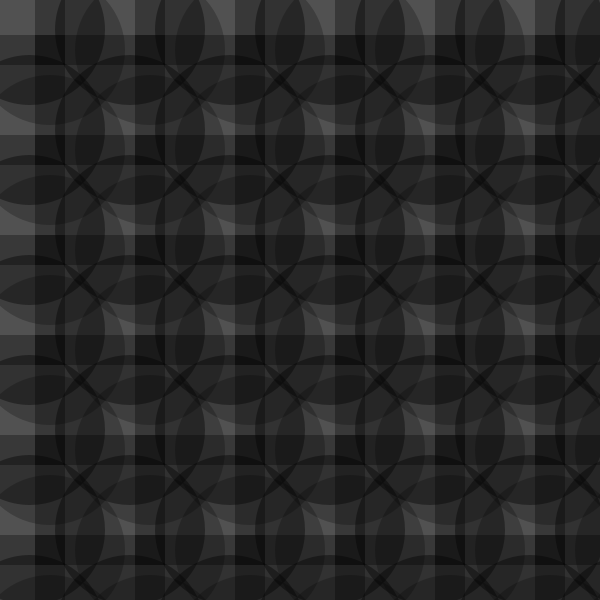
Frame 1 (no input)
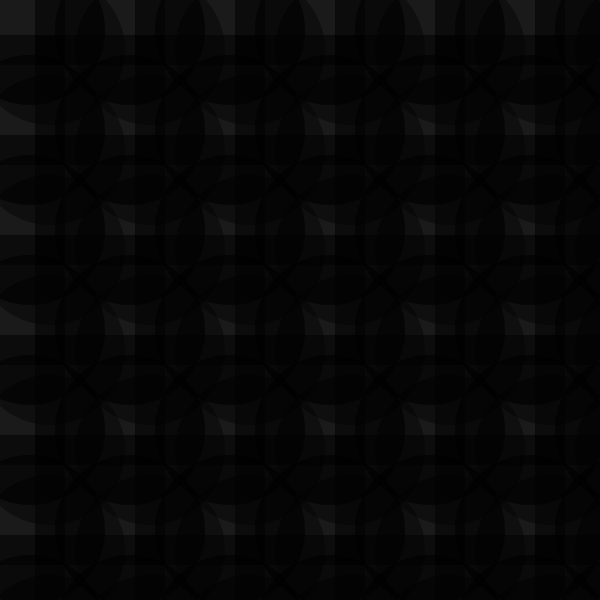
Frame 2 (the mouse pressed at the canvas centre, redrawn once)

The Processing sketch that drew these frames (run headless with seeded random() and noise(); the mouse was pressed at the canvas centre and the sketch redrawn once):

// Processing sketch: processing_10045
// ── processing_10045.pde

int     grid_size  = 100;      // rastergrösse in pixeln

boolean flip       = false;    // flipflop variable zum wechseln zw. den methoden aufrufen
boolean flop       = false;    // noch eine für die kolumnen


void setup ()               // einstellungen machen
{
    size( 600,600 );      // grösse der zeichenfläche und pdf
    frameRate(8);
    smooth();
    noStroke();
    background(255);
    rectMode(CENTER);
}

void draw ()                // hauptschleife vom programm, loopt
{
    for ( int ix = 0; ix < (width/grid_size+grid_size); ix = ix+1 )  // von links nach rechts
    {
        flip = flop;                                       // setzen flip auf den wert von flop
        
        flop = !flop;                                      // flop umkehren (negieren)
        
        for ( int iy = 0; iy < (height/grid_size+grid_size); iy++ )  // von oben nach unten
        {
            pushMatrix();                                  // alten nullpunkt merken
            
                translate( ix*grid_size, iy*grid_size );   // nullpunkt ins rasterfeld
             
                    elementMalen1();                       // elementMalen1 aufrufen
               
                    elementMalen2();                       // elementMalen2 aufrufen   
                                
            popMatrix();                                   // nullpunkt auf alten zurücksetzen
        }
    }
    noLoop();                                            
}

void elementMalen1 () 
{
  fill(0,80);  
  rect(0,0,130,130);
    }


void elementMalen2 ()
{
  fill(0,60);
  ellipse(50,50,150,150);  
  fill(0,100);
  ellipse(30,30,150,150);
 
}
